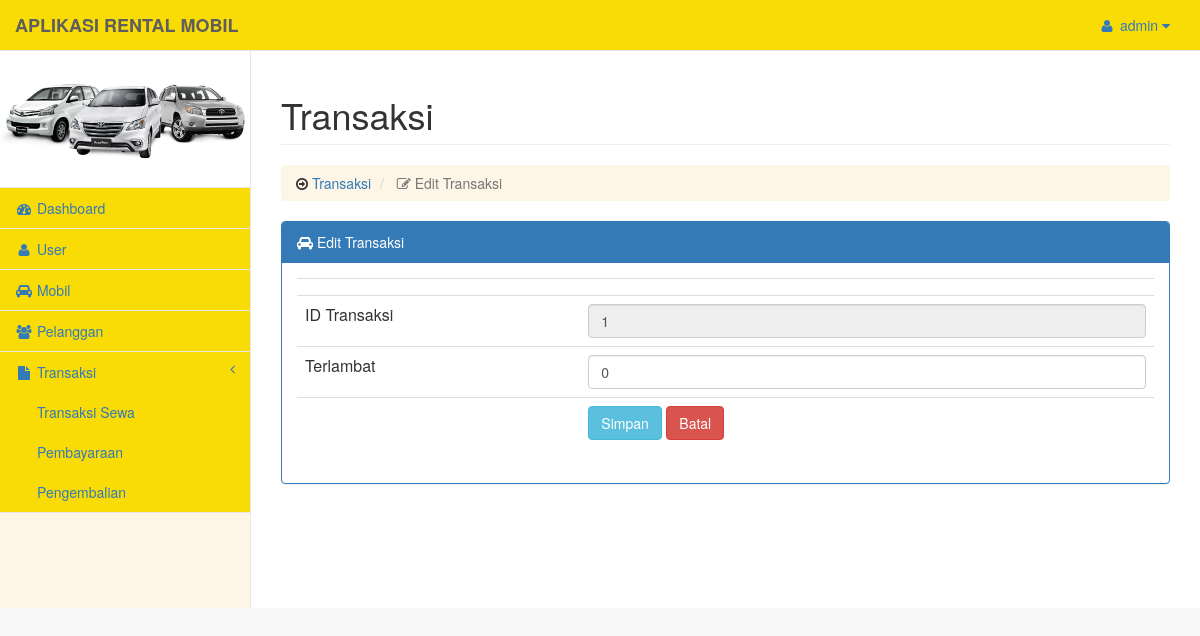
Screenshot of /pengembalian/edit.php?id_pengembalian=1 (signed in) with the database file from the repository.
### tables this page shows
CREATE TABLE IF NOT EXISTS `tb_user` (
`id_user` int(5) NOT NULL,
  `username` varchar(25) NOT NULL,
  `password` varchar(100) NOT NULL
);

CREATE TABLE IF NOT EXISTS `tb_pengembalian` (
`id_pengembalian` int(5) NOT NULL,
  `id_transaksi` int(5) NOT NULL,
  `harga` int(15) NOT NULL,
  `terlambat` int(5) NOT NULL
);

CREATE TABLE IF NOT EXISTS `tb_transaksi` (
`id_transaksi` int(5) NOT NULL,
  `id_mobil` int(5) NOT NULL,
  `harga` int(11) NOT NULL,
  `id_pelanggan` int(5) NOT NULL,
  `nama_lengkap` varchar(50) NOT NULL,
  `tgl_sewa` datetime NOT NULL,
  `tgl_selesaisewa` datetime NOT NULL,
  `jumlah_harga` int(11) NOT NULL,
  `denda` int(11) DEFAULT NULL,
  `status_pembayaran` int(5) NOT NULL,
  `status_pengembalian` int(5) NOT NULL
);

### pengguna.php (called while the page is built)
<?php
$admin 			= $_SESSION['username'];
$data_us		= mysql_query("SELECT * FROM tb_user  WHERE username  ='$admin'");
$nama 			= mysql_fetch_object($data_us);
?>

### pengembalian/edit.php (the view, shortened to what this page needs)
<?php
$root = '../';
include "../koneksi.php";
include "../pengguna.php";
?>
<!DOCTYPE html>
<html lang="en">
<head>
    <link href="../assets/vendor/bootstrap/css/bootstrap.min.css" rel="stylesheet">
    <link href="../assets/vendor/bootstrap/css/bootstrap-datetimepicker.min.css" rel="stylesheet">
    <link href="../assets/dist/js/jquery-ui/jquery-ui.css" rel="stylesheet">
    <link href="../assets/dist/css/template.css" rel="stylesheet">
    <link href="../assets/vendor/font-awesome/css/font-awesome.min.css" rel="stylesheet" type="text/css">
</head>
<body>
    <div id="wrapper">
        <?php
			include '../sidebar.php' ;
		?>
        <div id="page-wrapper">
            <div class="row">
                <div class="col-lg-12">
                    <h1 class="page-header">Transaksi</h1>
					<ol class="breadcrumb">
                            <li>
                                <i class="fa fa-arrow-circle-o-right"></i><a href="index.php"> Transaksi </a>
                            </li>
							<li class="active">
                                <i class="fa fa-edit"></i> Edit Transaksi
                            </li>
                    </ol>
                </div>
            </div>
            <div class="row">
				<div class="col-md-12">
					<?php
						$id_pengembalian = mysql_real_escape_string($_GET['id_pengembalian']);
						$det = mysql_query("SELECT tb_pengembalian.id_pengembalian, tb_transaksi.id_transaksi, tb_transaksi.harga, tb_pengembalian.terlambat from mobilrental.tb_transaksi inner join mobilrental.tb_pengembalian on (tb_transaksi.id_transaksi = tb_pengembalian.id_transaksi) where id_pengembalian='$id_pengembalian'")or die(mysql_error());
						while($d = mysql_fetch_array($det)){
					?>
					<div class="panel panel-primary">
                        <div class="panel-heading"><i class="fa fa-car"></i>   Edit Transaksi
						</div>
                        <div class="panel-body">
							<form action="update.php" method="post" enctype="multipart/form-data">
								<table class="table">
									<tr>
										<td></td>
										<td><input type="hidden" name="id_pengembalian" value="<?php echo $d['id_pengembalian'] ?>"></td>
									</tr>
									<tr>
										<td>ID Transaksi</td>
										<td><input name="id_transaksi" type="text" class="form-control" placeholder="Transaksi .." required="required" value="<?php echo $d['id_transaksi']; ?>" readonly>
										</td>
									</tr>
									<tr>
										<td>Terlambat</td>
										<td><input name="terlambat" type="text" class="form-control" placeholder="Tanggal Bayar .." required="required" value="<?php echo $d['terlambat']; ?>"></td>
									</tr>
									<tr>
										<td></td>
										<td>
										<input type="submit" class="btn btn-info" value="Simpan">
										<a href="index.php" class="btn btn-danger">Batal</a>
										</td>
									</tr>
						</div>
							<?php
								}
							?>
                        </div>
                    </div>
				</div>
            </div>
            </div>
</body>
</html>

### sidebar.php (shortened to what this page needs)
<?php
include 'koneksi.php';
include 'pengguna.php';
?>
		<nav class="navbar navbar-default navbar-fixed-top" role="navigation" style="margin-bottom: 0">
            <div class="navbar-header">
                <a class="navbar-brand" href="<?php echo $root; ?>dashboard/index.php"><b>APLIKASI RENTAL MOBIL</b></a>
            </div>
            <ul class="nav navbar-top-links navbar-right">
				<li class="dropdown">
				<?php
				if ($_SESSION['username']) : ?>
                    <a class="dropdown-toggle" data-toggle="dropdown" href="#">
                        <i class="fa fa-user fa-fw"></i> <?php echo $nama->username?> <i class="fa fa-caret-down"></i>
                    </a>
				<?php endif; ?>
                </li>
            </ul>
            <div class="navbar-default sidebar" role="navigation">
                <div class="sidebar-nav navbar-collapse">
                    <ul class="nav" id="side-menu">
						<li>
							<center><img src="<?php echo $root; ?>/assets/gambar/mobil.jpg" class="img-responsive" width="100%"><span class="masked"> </span></center>
						</li>
						<li>
                            <a href="<?php echo $root; ?>dashboard/index.php"><i class="fa fa-dashboard fa-fw"></i><span class="masked"> Dashboard </span></a>
                        </li>
                        <li>
                            <a href="<?php echo $root; ?>user/index.php"><i class="fa fa-user fa-fw"></i><span class="masked"> User </span></a>
                        </li>
                        <li>
                            <a href="<?php echo $root; ?>mobil/index.php"><i class="fa fa-car fa-fw"></i><span class="masked"> Mobil </span></a>
                        </li>
						<li>
                            <a href="<?php echo $root; ?>pelanggan/index.php"><i class="fa fa-users fa-fw"></i><span class="masked"> Pelanggan </span></a>
                        </li>
						<li>
                            <a href="#"><i class="fa fa-file fa-fw"></i> Transaksi <span class="fa arrow"></span></a>
							<ul class="nav nav-second-level">
                                <li>
                                    <a href="<?php echo $root; ?>biayasewa/index.php">Transaksi Sewa</a>
                                </li>
                                <li>
                                    <a href="<?php echo $root; ?>pembayaran/index.php">Pembayaraan</a>
                                </li>
                                <li>
                                    <a href="<?php echo $root; ?>pengembalian/index.php">Pengembalian</a>
                                </li>
                            </ul>
                        </li>
                    </ul>
                </div>
            </div>
		</nav>

### rows the page displays
tb_user: username "admin"
tb_pengembalian: id_transaksi "1", terlambat "0"
